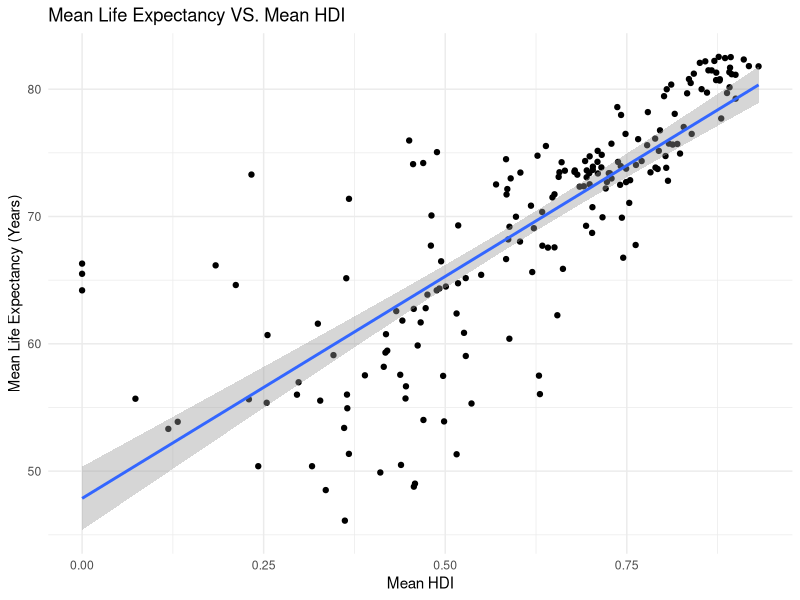

Generate this figure with R:
## ---- chunk 1
library(tidyverse)
library(modelr)
library(mgcv)
library(corrplot)

knitr::opts_chunk$set(
  echo = TRUE,
  fig.width = 6,
  fig.asp = .7,
  dpi = 800,
  out.width = "80%"
)

theme_set(theme_minimal())

options(
  ggplot2.continuous.colour = "viridis",
  ggplot2.continuous.fill = "viridis"
)

scale_colour_discrete = scale_colour_viridis_d
scale_fill_discrete = scale_fill_viridis_d
## ---- chunk 2
le_df = 
  read_csv("./data/Complete_Data.CSV") %>% 
  rename("HDI" = "incomecompositionofresources", "percent_exp" = "percentageexpenditure", "total_exp" = "totalexpenditure", "le" = "lifeexpectancy", "adult_mort" = "adult_mortality", "thin_1_19" = "thinness1_19years", "thin_5_9" = "thinness5_9years", "under_five" = "under_fivedeaths")
## ---- chunk 3
## mean life expectancy of each country from 2000 - 2015
Developed = 
  le_df %>% 
  filter(status == "Developed") %>% 
  group_by(country) %>% 
  summarize(Mean_LE = mean(le))

Developing = 
  le_df %>% 
  filter(status == "Developing") %>% 
  group_by(country) %>% 
  summarize(Mean_LE = mean(le))
## ---- chunk 4
var.test(Developed$Mean_LE, Developing$Mean_LE) %>% 
  broom::tidy() %>% 
  select(c(4,5,8,9)) %>% 
  knitr::kable()
## ---- chunk 5
t.test(Developed$Mean_LE, Developing$Mean_LE, alternative = "greater", var.equal = FALSE) %>% 
  broom::tidy() %>% 
  select(c(4,5,6,9)) %>% 
  knitr::kable()
## ---- chunk 6
human_develop = 
  le_df %>% 
  group_by(country) %>% 
  summarize(mean_LE = mean(le), 
            mean_HDI = mean(HDI))

human_develop %>% 
  ggplot(aes(x = mean_HDI, y = mean_LE)) +
  geom_point() +
  geom_smooth(method = "lm") +
  labs(title = "Mean Life Expectancy VS. Mean HDI",
       x = "Mean HDI",
       y = "Mean Life Expectancy (Years)")
## ---- chunk 7
cor.test(human_develop$mean_LE, human_develop$mean_HDI, method = "pearson") 
## ---- chunk 8
infant_underfive_deaths = 
  le_df %>% 
  group_by(country) %>% 
  summarize(mean_LE = mean(le),
            mean_infant = mean(infantdeaths),
            mean_underfive = mean(under_five))

avg_infants = mean(infant_underfive_deaths$mean_infant)
avg_under = mean(infant_underfive_deaths$mean_underfive)
x = c(avg_infants,avg_under)
n = c(1000,1000)
## ---- chunk 9
prop.test(x, n, correct = FALSE) %>% 
  broom::tidy() %>% 
  select(c(3,4,5,8)) %>% 
  knitr::kable(digits = 4)
